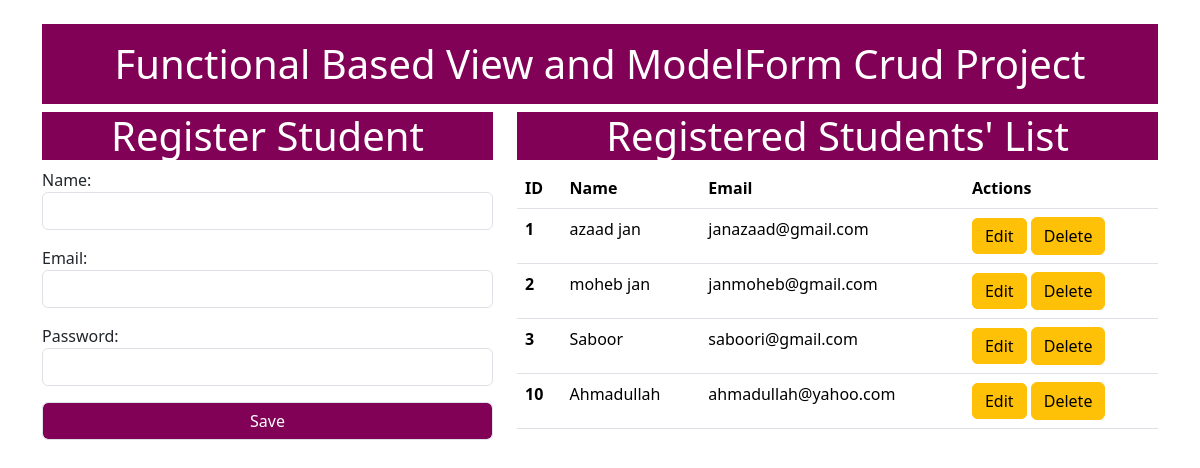
The page / on the database its author committed.
### crudapp/models.py (models this page shows)
class StudentRegistrationModel(models.Model):
    name = models.CharField(max_length=70)
    email = models.EmailField(max_length=70)
    password = models.CharField(max_length=70)

### crudapp/views.py (the view)
# urls.py: path('', views.adding, name="homePage"),
def adding(request):
    if request.method == 'POST':
        formObject = StudentRegistrationForm(request.POST)
        if formObject.is_valid():
            studentName = formObject.cleaned_data['name']
            studentEmail = formObject.cleaned_data['email']
            studentPassword = formObject.cleaned_data['password']
            model = StudentRegistrationModel(name=studentName, email=studentEmail, password = studentPassword)
            model.save()
            formObject = StudentRegistrationForm()
        else:
            print('Sorry not valid data')
    else:
        formObject = StudentRegistrationForm()
    students = StudentRegistrationModel.objects.all()
    return render(request, 'crudapp/adding.html', {'fmObject':formObject, 'students':students})

### crudapp/forms.py
class StudentRegistrationForm(forms.ModelForm):
    class Meta:
        model = StudentRegistrationModel
        fields = ['name','email','password']
        widgets = {
            'name': forms.TextInput(attrs={'class':'form-control'}),
            'email':forms.EmailInput(attrs={'class':'form-control'}),
            'password':forms.PasswordInput(attrs={'class':'form-control'})
        }

### crudapp/templates/crudapp/adding.html (shortened to what this page needs)
{% extends 'crudapp/base.html' %}
{% block content %}
<div class="row">
    <div class="col-sm-5 ">
        <h1 class="bg_custome_background text-white text-center">Register Student</h1>
        <form action="" method="POST">
            {{fmObject.as_p}}
            <input class="bg_custome_background text-white form-control " type="submit" value="Save"/>
        </form>
    </div>
    <div class="col-sm-7 ">
        <h1 class="bg_custome_background text-white text-center">Registered Students' List</h1>
        {% if students %}
        <table class="table table-hover">
            <thead>
              <tr>
                <th scope="col">ID</th>
                <th scope="col">Name</th>
                <th scope="col">Email</th>
                <th scope="col">Actions</th>
              </tr>
            </thead>
            <tbody>
            {% for std in students %}
              <tr>
                <th scope="row">{{ std.id }}</th>
                <td>{{ std.name }}</td>
                <td>{{ std.email }}</td>
                <td>
                    <a href="{% url 'updatePage' std.id %}" class="btn btn-warning d-inline" >Edit</a>
                    <form action="{% url 'deletingData' std.id %}" method="POST" class="d-inline">
                      <input type="submit" class="btn btn-warning" value="Delete">
                    </form>
                </td>
              </tr>
              {% endfor %}
            </tbody>
        </table>
        {% else %}
        <h4>Sorry No Data Found</h4>
        {% endif %}
    </div>
{% endblock content  %}

### crudapp/templates/crudapp/base.html (shortened to what this page needs)
<!DOCTYPE html>
{% load static %}
<html lang="en">
<head>
    <link rel="stylesheet" href="{% static 'css/all.min.css' %}" />
    <link rel="stylesheet" href="{% static 'css/bootstrap.css' %}" />
    <link rel="stylesheet" href="{% static 'css/styles.css' %}" />
</head>
<body>
    <div class="container mt-4 ">
        <h1 class="bg_custome_background text-white p-3 text-center ">Functional Based View and ModelForm Crud Project</h1>
        {% block content %}
        {% endblock content %}
    </div>
</body>
</html>

### crudapp/static/css/styles.css (style rules this page uses)
.bg_custome_background { background-color: #800156; }

### rows shown on the page
StudentRegistrationModel: id "1", name "azaad jan", email "janazaad@gmail.com"
StudentRegistrationModel: id "2", name "moheb jan", email "janmoheb@gmail.com"
StudentRegistrationModel: id "3", name "Saboor", email "saboori@gmail.com"
StudentRegistrationModel: id "10", name "Ahmadullah", email "ahmadullah@yahoo.com"
